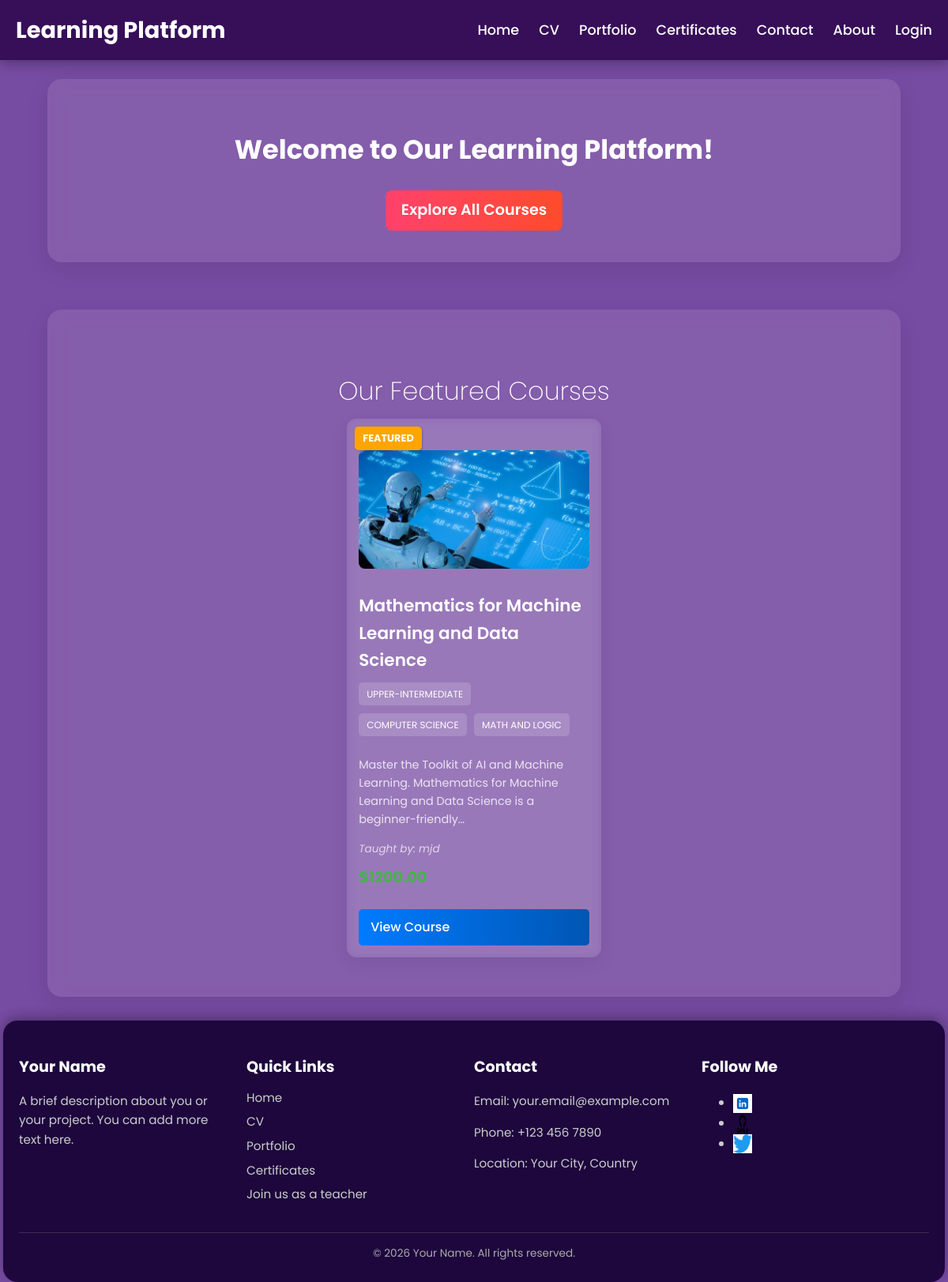
The page / on the database its author committed.
### accounts/models.py (models this page shows, shortened)
class TeacherCourse(models.Model):
    STATUS_CHOICES = (
        ('draft', 'Draft'),
        ('pending', 'Pending Review'),
        ('approved', 'Approved'),
        ('rejected', 'Rejected'),
        ('published', 'Published'),
        ('archived', 'Archived'),
    )
    LANGUAGE_CHOICES = (
        ('en', 'English'),
        ('ar', 'Arabic'),
        ('fr', 'French'),
        ('es', 'Spanish'),
    )
    language = models.CharField(
        max_length=10,
        choices=LANGUAGE_CHOICES,
        default='en', # It's good practice to have a default
        verbose_name="Language of Instruction"
    )
    teacher_profile = models.ForeignKey(
        Profile,
        on_delete=models.CASCADE,
        related_name='courses',
        verbose_name="Teacher Profile"
    )
    title = models.CharField(max_length=255, verbose_name="Course Title")
    description = models.TextField(verbose_name="Course Description")
    course_picture = models.ImageField(
        upload_to='course_thumbnails/',
        default='course_thumbnails/default_course.png',
        blank=True,
        null=True
    )
    video_trailer_url = models.URLField(max_length=200, blank=True, null=True)
    price = models.DecimalField(
        max_digits=10,
        decimal_places=2,
        verbose_name="Course Price",
        validators=[MinValueValidator(Decimal('0.00'))] # Corrected validator to use Decimal
    )
    language = models.CharField(
        max_length=2,
        choices=LANGUAGE_CHOICES,
        default='en',
        verbose_name="Instruction Language"
    )
    categories = models.ManyToManyField(
        CourseCategory,
        related_name='courses',
        verbose_name="Categories"
    )
    level = models.ForeignKey(
        CourseLevel,
        on_delete=models.SET_NULL,
        null=True,
        blank=True,
        related_name='courses',
        verbose_name="Level"
    )
    featured = models.BooleanField(
        default=False,
        help_text="Check to mark this course as featured on the homepage."
    )
    status = models.CharField(
        max_length=20,
        choices=STATUS_CHOICES,
        default='draft',
        help_text="Current publication status of the course."
    )
    created_at = models.DateTimeField(auto_now_add=True)
    updated_at = models.DateTimeField(auto_now=True)
    class Meta:
        verbose_name = "Teacher Course"
        verbose_name_plural = "Teacher Courses"
        ordering = ['-created_at']

class CourseLevel(models.Model):
    name = models.CharField(max_length=50, unique=True)
    class Meta:
        verbose_name_plural = "Course Levels"
        ordering = ['name']
    def __str__(self):
        return self.name

class CourseCategory(models.Model):
    name = models.CharField(max_length=100, unique=True)
    class Meta:
        verbose_name_plural = "Course Categories"
        ordering = ['name']

class Profile(models.Model):
    user = models.OneToOneField(CustomUser, on_delete=models.CASCADE, related_name='profile')
    profile_picture = models.ImageField(
        upload_to='images/profiles/',
        default='images/profiles/default.jpg',
        blank=True,
        null=True,
    )
    bio = models.TextField(max_length=500, blank=True, null=True)
    full_name_en = models.CharField(
        max_length=255,
        blank=True,
        null=True,
        verbose_name="Full Name (English)"
    )
    full_name_ar = models.CharField(
        max_length=255,
        blank=True,
        null=True,
        verbose_name="Full Name (Arabic)"
    )
    phone_number = models.CharField(
        max_length=20,
        blank=True,
        null=True,
        verbose_name="Phone Number"
    )
    experience_years = models.IntegerField(
        verbose_name="Years of Experience",
        default=0,
        blank=True,
        null=True,
        help_text="Number of years of teaching experience."
    )
    university = models.CharField(
        max_length=255,
        verbose_name="University Attended",
        blank=True,
        null=True,
        help_text="Name of the university you graduated from."
    )
    graduation_year = models.IntegerField(
        verbose_name="Graduation Year",
        blank=True,
        null=True,
        help_text="Year of your graduation."
    )
    major = models.CharField(
        max_length=255,
        verbose_name="Major/Specialization",
        blank=True,
        null=True,
        help_text="Your primary field of study."
    )
    is_teacher_application_pending = models.BooleanField(
        default=False,
        help_text="Is the teacher application awaiting admin approval?"
    )
    is_teacher_approved = models.BooleanField(
        default=False,
        help_text="Has the teacher application been approved by an admin?"
    )
    approved_by = models.ForeignKey(
        CustomUser,
        on_delete=models.SET_NULL,
        null=True, blank=True,
        related_name='approved_teacher_applications',
        help_text="Admin who approved this teacher application."
    )
    approval_date = models.DateTimeField(
        null=True, blank=True,
        help_text="Date and time when the application was approved."
    )
    rejected_by = models.ForeignKey(
        CustomUser,
        on_delete=models.SET_NULL,
        null=True, blank=True,
        related_name='rejected_teacher_applications',
        help_text="Admin who rejected this teacher application."
    )
    rejection_date = models.DateTimeField(
        null=True, blank=True,
        help_text="Date and time when the application was rejected."
    )
    rejection_reason = models.TextField(
        null=True, blank=True,
        help_text="Reason for rejection, if applicable."
    )
    commission_percentage = models.DecimalField(
        max_digits=5,
        decimal_places=2,
        default=Decimal('0.00'), # Corrected default to Decimal
        help_text="Commission percentage (e.g., 5.00 for 5%) deducted from course earnings."
    )
    class Meta:
        verbose_name = "User Profile"
        verbose_name_plural = "User Profiles"

class CustomUser(AbstractUser):
    USER_TYPE_CHOICES = (
        ('student', 'Student'),
        ('teacher', 'Teacher'),
        ('admin', 'Admin'),
    )
    user_type = models.CharField(max_length=10, choices=USER_TYPE_CHOICES, default='student')

### accounts/views.py (the view)
# urls.py: path('', views.index_view, name='index'), # Typically your main site homepage
def index_view(request):
    published_courses = TeacherCourse.objects.filter(featured=True, status='published').select_related('teacher_profile__user').order_by('-created_at')
    context = {
        'page_title': 'Welcome to My Portfolio',
        'published_courses': published_courses,
        'featured_courses': published_courses,
    }
    return render(request, 'index.html', context)

### templates/index.html (shortened to what this page needs)
{% load static %}
<!DOCTYPE html>
<html lang="en">
<head>
</head>
<body>
    <header class="main-header">
        <div class="header-content">
            <div class="logo">
                <a href="{% if user.is_authenticated %}{% url 'courses' %}{% else %}{% url 'index' %}{% endif %}">
                    {% if user.is_authenticated %}
                        {{ user.username }}
                    {% else %}
                        Learning Platform
                    {% endif %}
                </a>
            </div>
            <nav class="main-nav">
                <ul>
                    <li><a href="{% url 'index' %}">Home</a></li>
                    <li><a href="{% url 'cv' %}">CV</a></li>
                    <li><a href="{% url 'portfolio_page' %}">Portfolio</a></li>
                    <li><a href="{% url 'certificates' %}">Certificates</a></li>
                    <li><a href="{% url 'contact' %}">Contact</a></li>
                    <li><a href="{% url 'about' %}">About</a></li>
                    {% if user.is_authenticated %}
                        <li><a href="{% url 'student_dashboard' %}">Courses</a></li>
                        <li><a href="{% url 'logout' %}">Logout</a></li>
                        <li><a href="{% url 'profile_edit' %}">Profile</a></li>
                    {% else %}
                        <li><a href="{% url 'login' %}">Login</a></li>
                    {% endif %}
                </ul>
            </nav>
        </div>
    </header>
    <div class="page-content">
        <h1>Welcome to Our Learning Platform!</h1>
        <a href="{% url 'courses' %}" class="cta-button">Explore All Courses</a>
    </div>
    <div class="featured-courses-section">
        <h2>Our Featured Courses</h2>
        <div class="courses-grid">
            {% if featured_courses %}
                {% for course in featured_courses %}
                <div class="course-card">
                    {% if course.featured %}
                        <span class="featured-label">Featured</span><br>
                    {% endif %}
                    {% if course.course_picture %}
                        <img src="{{ course.course_picture.url }}" alt="{{ course.title }}">
                    {% else %}
                        <img src="{% static 'images/default_course_picture.png' %}" alt="Default Course Image">
                    {% endif %}
                    <h3>{{ course.title }}</h3>
                    <div class="badges">
                        {% if course.level %}<span class="level-badge">{{ course.level }}</span>{% endif %}
                        {% for category in course.categories.all %}
                            <span class="category-badge">{{ category.name }}</span>
                        {% endfor %}
                    </div>
                    <p>{{ course.description|truncatechars:120 }}</p>
                    <p class="teacher-name">Taught by: {{ course.teacher_profile.user.get_full_name|default:course.teacher_profile.user.username }}</p>
                    <div class="price">${{ course.price }}</div>
                    <a href="{% url 'course_detail' course.id %}" class="course-action">View Course</a>
                </div>
                {% endfor %}
            {% else %}
                <p>No featured courses available yet. Check back soon!</p>
            {% endif %}
        </div>
    </div>
    <footer class="main-footer">
        <div class="footer-content">
            <div class="footer-section footer-about">
                <h3>Your Name</h3>
                <p>A brief description about you or your project. You can add more text here.</p>
            </div>
            <div class="footer-section footer-nav">
                <h3>Quick Links</h3>
                <ul>
                    <li><a href="{% url 'index' %}">Home</a></li>
                    <li><a href="{% url 'cv' %}">CV</a></li>
                    <li><a href="{% url 'portfolio_page' %}">Portfolio</a></li>
                    <li><a href="{% url 'certificates' %}">Certificates</a></li>
                     {% if not user.is_authenticated %}
                     <li><a href="{% url 'teacher_register_stage1' %}">Join us as a teacher</a></li>
                    {% endif %}
                </ul>
            </div>
            <div class="footer-section footer-contact">
                <h3>Contact</h3>
                <p>Email: your.email@example.com</p>
                <p>Phone: +123 456 7890</p>
                <p>Location: Your City, Country</p>
            </div>
            <div class="footer-section footer-social">
                <h3>Follow Me</h3>
                <ul class="social-links">
                    <li><a href="https://linkedin.com/yourprofile" target="_blank"><img src="{% static 'images/linkedin-icon.png' %}" alt="LinkedIn"></a></li>
                    <li><a href="https://github.com/yourprofile" target="_blank"><img src="{% static 'images/github-icon.png' %}" alt="GitHub"></a></li>
                    <li><a href="https://twitter.com/yourprofile" target="_blank"><img src="{% static 'images/twitter-icon.png' %}" alt="Twitter"></a></li>
                </ul>
            </div>
        </div>
        <div class="footer-bottom">
            &copy; 2026 Your Name. All rights reserved.
        </div>
    </footer>
</body>
</html>

### rows shown on the page
TeacherCourse: featured "FEATURED", course_picture (picture), title "Mathematics for Machine Learning and Data Science", level "UPPER-INTERMEDIATE", description "Master the Toolkit of AI and Machine Learning. Mathematics for Machine Learning and Data Science is a beginner-friendly…", teacher_profile.user.get_full_name "mjd"
CourseCategory: name "COMPUTER SCIENCE"
CourseCategory: name "MATH AND LOGIC"
